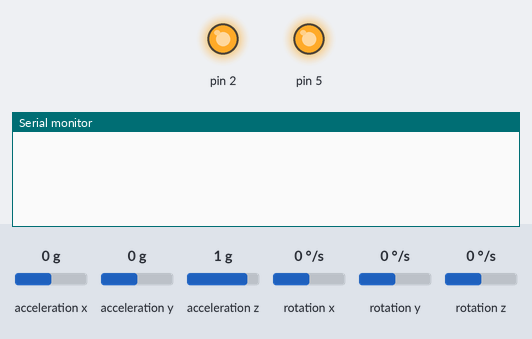
Simulated run of this sketch. Board: Arduino Uno, built with avr-gcc and run on an emulated ATmega328P. Shown: output pins drawn as LEDs (lit = HIGH), the last lines printed to the serial monitor. Wiring (inferred from the names in the program): MPU-6050 motion sensor at I2C address 0x68. The inputs (shaded band) are chosen by the test bench; at power-on: acceleration x 0 g, acceleration y 0 g, acceleration z 1 g, rotation x 0 °/s, rotation y 0 °/s, rotation z 0 °/s.

Above: at 2.2 s.
2.3 s: acceleration x set to -1.4 g
At 3.2 s:
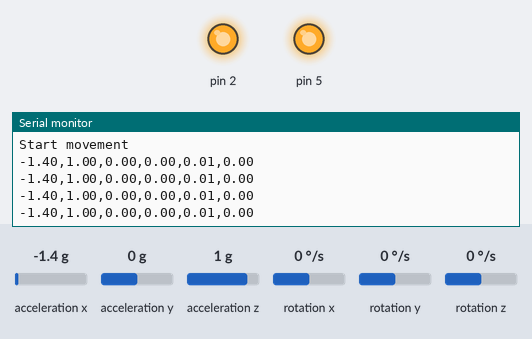
4.5 s: acceleration y set to 0.8 g
At 5.5 s:
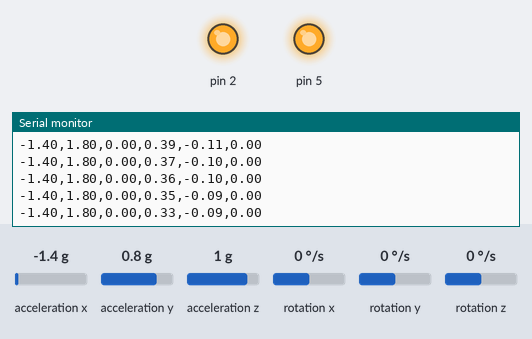
7.5 s: acceleration z set to 1.4 g
At 8.2 s:
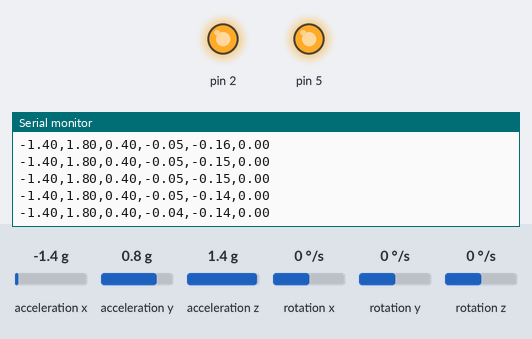
10.5 s: rotation x set to 100 °/s
At 11.5 s:
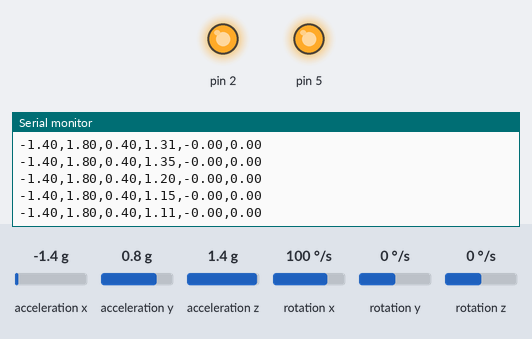
Timing chart, 0 to 13.5 s (numbered marks = the images above; inputs shaded):
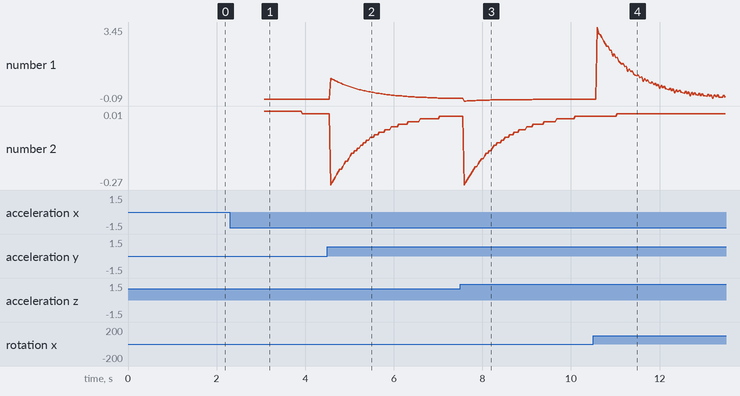

Measured:
- after the input at 2.3 s, the serial monitor: prints a new line after 0.76 s (image 1)
- after the input at 4.5 s, the serial monitor: prints a new line after 0.07 s (image 2)
- after the input at 7.5 s, the serial monitor: prints a new line after 0.09 s (image 3)
- after the input at 10.5 s, the serial monitor: prints a new line after 0.10 s (image 4)
- plotted number 1: 0 → 0.03 after the input at 4.5 s, 0 → 0.18 after the input at 10.5 s
- plotted number 2: 0 → -0.01 after the input at 4.5 s

The sketch:

mpuReader5.ino
```cpp
#include <Wire.h>
//#include <Thread.h>
//#include <ThreadController.h>

#define MPU6050_ACCEL_XOUT_H       0x3B
#define MPU6050_PWR_MGMT_1         0x6B
#define MPU6050_PWR_MGMT_2         0x6C
#define MPU6050_WHO_AM_I           0x75
#define MPU6050_I2C_ADDRESS 0x68


// Declare union for the registers and the axis values.
// The byte order does not match the byte order of
// the compiler and AVR chip.
// The AVR chip (on the Arduino board) has the Low Byte
// at the lower address.
// But the MPU-6050 has a different order: High Byte at
// lower address, so that has to be corrected.
// The register part "reg" is only used internally,
// and are swapped in code.
typedef union accel_t_gyro_union
{
  struct
  {
    uint8_t x_accel_h;
    uint8_t x_accel_l;
    uint8_t y_accel_h;
    uint8_t y_accel_l;
    uint8_t z_accel_h;
    uint8_t z_accel_l;
    uint8_t t_h;
    uint8_t t_l;
    uint8_t x_gyro_h;
    uint8_t x_gyro_l;
    uint8_t y_gyro_h;
    uint8_t y_gyro_l;
    uint8_t z_gyro_h;
    uint8_t z_gyro_l;
  } reg;
  struct
  {
    int x_accel;
    int y_accel;
    int z_accel;
    int temperature;
    int x_gyro;
    int y_gyro;
    int z_gyro;
  } value;
};

// Use the following global variables and access functions to help store the overall
// rotation angle of the sensor
unsigned long last_read_time;
float         last_x_angle;  // These are the filtered angles
float         last_y_angle;
float         last_z_angle;
float         last_gyro_x_angle;  // Store the gyro angles to compare drift
float         last_gyro_y_angle;
float         last_gyro_z_angle;

int countHigh = 0, countLow = 0;
long endMoveTime;
bool hasStarted = false, hasEnded = false;

void set_last_read_angle_data(unsigned long time, float x, float y, float z) {
  last_read_time = time;
  last_x_angle = x;
  last_y_angle = y;
  last_z_angle = z;
}

inline unsigned long get_last_time() {return last_read_time;}
inline float get_last_x_angle() {return last_x_angle;}
inline float get_last_y_angle() {return last_y_angle;}
inline float get_last_z_angle() {return last_z_angle;}
inline float get_last_gyro_x_angle() {return last_gyro_x_angle;}
inline float get_last_gyro_y_angle() {return last_gyro_y_angle;}
inline float get_last_gyro_z_angle() {return last_gyro_z_angle;}

//  Use the following global variables and access functions
//  to calibrate the acceleration sensor
float    base_x_accel;
float    base_y_accel;
float    base_z_accel;

float    base_x_gyro;
float    base_y_gyro;
float    base_z_gyro;
//
//ThreadController controller = ThreadController();
//Thread muscleSensorThread = Thread();

//void muscleSensorCallback() {
//  int sensorValue = analogRead(A2);
////  Serial.println(sensorValue);
//}

int read_gyro_accel_vals(uint8_t* accel_t_gyro_ptr) {
  // Read the raw values.
  // Read 14 bytes at once,
  // containing acceleration, temperature and gyro.
  // With the default settings of the MPU-6050,
  // there is no filter enabled, and the values
  // are not very stable.  Returns the error value

  accel_t_gyro_union* accel_t_gyro = (accel_t_gyro_union *) accel_t_gyro_ptr;

  int error = MPU6050_read (MPU6050_ACCEL_XOUT_H, (uint8_t *) accel_t_gyro, sizeof(*accel_t_gyro));

  // Swap all high and low bytes.
  // After this, the registers values are swapped,
  // so the structure name like x_accel_l does no
  // longer contain the lower byte.
  uint8_t swap;
  #define SWAP(x,y) swap = x; x = y; y = swap

  SWAP ((*accel_t_gyro).reg.x_accel_h, (*accel_t_gyro).reg.x_accel_l);
  SWAP ((*accel_t_gyro).reg.y_accel_h, (*accel_t_gyro).reg.y_accel_l);
  SWAP ((*accel_t_gyro).reg.z_accel_h, (*accel_t_gyro).reg.z_accel_l);
  SWAP ((*accel_t_gyro).reg.t_h, (*accel_t_gyro).reg.t_l);
  SWAP ((*accel_t_gyro).reg.x_gyro_h, (*accel_t_gyro).reg.x_gyro_l);
  SWAP ((*accel_t_gyro).reg.y_gyro_h, (*accel_t_gyro).reg.y_gyro_l);
  SWAP ((*accel_t_gyro).reg.z_gyro_h, (*accel_t_gyro).reg.z_gyro_l);

  return error;
}

// The sensor should be motionless on a horizontal surface
//  while calibration is happening
void calibrate_sensors() {
  int                   num_readings = 10;
  float                 x_accel = 0;
  float                 y_accel = 0;
  float                 z_accel = 0;
  float                 x_gyro = 0;
  float                 y_gyro = 0;
  float                 z_gyro = 0;
  accel_t_gyro_union    accel_t_gyro;

  //Serial.println("Starting Calibration");

  // Discard the first set of values read from the IMU
  read_gyro_accel_vals((uint8_t *) &accel_t_gyro);

  // Read and average the raw values from the IMU
  for (int i = 0; i < num_readings; i++) {
    read_gyro_accel_vals((uint8_t *) &accel_t_gyro);
    x_accel += accel_t_gyro.value.x_accel;
    y_accel += accel_t_gyro.value.y_accel;
    z_accel += accel_t_gyro.value.z_accel;
    x_gyro += accel_t_gyro.value.x_gyro;
    y_gyro += accel_t_gyro.value.y_gyro;
    z_gyro += accel_t_gyro.value.z_gyro;
    delay(100);
  }
  x_accel /= num_readings;
  y_accel /= num_readings;
  z_accel /= num_readings;
  x_gyro /= num_readings;
  y_gyro /= num_readings;
  z_gyro /= num_readings;

  // Store the raw calibration values globally
  base_x_accel = x_accel;
  base_y_accel = y_accel;
  base_z_accel = z_accel;
  base_x_gyro = x_gyro;
  base_y_gyro = y_gyro;
  base_z_gyro = z_gyro;

  //Serial.println("Finishing Calibration");
}

int i = 0;
void setup()
{
  int error;
  uint8_t c;


  Serial.begin(9600);
  /*
  Serial.println(F("InvenSense MPU-6050"));
  Serial.println(F("June 2012"));
  */
  // Initialize the 'Wire' class for the I2C-bus.
  Wire.begin();


  // default at power-up:
  //    Gyro at 250 degrees second
  //    Acceleration at 2g
  //    Clock source at internal 8MHz
  //    The device is in sleep mode.
  //

  error = MPU6050_read (MPU6050_WHO_AM_I, &c, 1);
  /*
  Serial.print(F("WHO_AM_I : "));
  Serial.print(c,HEX);
  Serial.print(F(", error = "));
  Serial.println(error,DEC);
  */

  // According to the datasheet, the 'sleep' bit
  // should read a '1'. But I read a '0'.
  // That bit has to be cleared, since the sensor
  // is in sleep mode at power-up. Even if the
  // bit reads '0'.
  error = MPU6050_read (MPU6050_PWR_MGMT_2, &c, 1);
  /*
  Serial.print(F("PWR_MGMT_2 : "));
  Serial.print(c,HEX);
  Serial.print(F(", error = "));
  Serial.println(error,DEC);
  */

  // Clear the 'sleep' bit to start the sensor.
  MPU6050_write_reg (MPU6050_PWR_MGMT_1, 0);

  //Initialize the angles
  calibrate_sensors();
  set_last_read_angle_data(millis(), 0, 0, 0);
//  endMoveTime = millis();

//  muscleSensorThread.onRun(muscleSensorCallback);
//  muscleSensorThread.setInterval(1);
//  controller.add(&muscleSensorThread);
  pinMode(5, OUTPUT);
  digitalWrite(5, HIGH);
  pinMode(2, OUTPUT);
  digitalWrite(2, HIGH);
}


void loop()
{
//  controller.run();
  int error;
  double dT;
  accel_t_gyro_union accel_t_gyro;

  /*
  Serial.println(F(""));
  Serial.println(F("MPU-6050"));
  */

  // Read the raw values.
  error = read_gyro_accel_vals((uint8_t*) &accel_t_gyro);

  // Get the time of reading for rotation computations
  unsigned long t_now = millis();

/*
  Serial.print(F("Read accel, temp and gyro, error = "));
  Serial.println(error,DEC);


  // Print the raw acceleration values
  Serial.print(F("accel x,y,z: "));
  Serial.print(accel_t_gyro.value.x_accel, DEC);
  Serial.print(F(", "));
  Serial.print(accel_t_gyro.value.y_accel, DEC);
  Serial.print(F(", "));
  Serial.print(accel_t_gyro.value.z_accel, DEC);
  Serial.println(F(""));
*/

  // The temperature sensor is -40 to +85 degrees Celsius.
  // It is a signed integer.
  // According to the datasheet:
  //   340 per degrees Celsius, -512 at 35 degrees.
  // At 0 degrees: -512 - (340 * 35) = -12412
/*
  Serial.print(F("temperature: "));
  dT = ( (double) accel_t_gyro.value.temperature + 12412.0) / 340.0;
  Serial.print(dT, 3);
  Serial.print(F(" degrees Celsius"));
  Serial.println(F(""));


  // Print the raw gyro values.
  Serial.print(F("raw gyro x,y,z : "));
  Serial.print(accel_t_gyro.value.x_gyro, DEC);
  Serial.print(F(", "));
  Serial.print(accel_t_gyro.value.y_gyro, DEC);
  Serial.print(F(", "));
  Serial.print(accel_t_gyro.value.z_gyro, DEC);
  Serial.print(F(", "));
  Serial.println(F(""));
*/

  // Convert gyro values to degrees/sec
  float FS_SEL = 131;
  float gyro_x = (accel_t_gyro.value.x_gyro - base_x_gyro)/FS_SEL;
  float gyro_y = (accel_t_gyro.value.y_gyro - base_y_gyro)/FS_SEL;
  float gyro_z = (accel_t_gyro.value.z_gyro - base_z_gyro)/FS_SEL;


  // Convert accel values to 'G'
  float G_CONVERT = 16384;
  float accel_x = accel_t_gyro.value.x_accel;
  float accel_y = accel_t_gyro.value.y_accel;
  float accel_z = accel_t_gyro.value.z_accel;
  float accel_x2 = (accel_x - base_x_accel) / G_CONVERT;
  float accel_y2 = (accel_y - base_y_accel) / G_CONVERT + 1;
  float accel_z2 = (accel_z - base_z_accel) / G_CONVERT;

  // Get angle values from accelerometer
  float RADIANS_TO_DEGREES = 180/3.14159;
  float accel_angle_y = atan(-1*accel_x/sqrt(pow(accel_y,2) + pow(accel_z,2)))*RADIANS_TO_DEGREES;
  float accel_angle_x = atan(accel_y/sqrt(pow(accel_x,2) + pow(accel_z,2)))*RADIANS_TO_DEGREES;

  float accel_angle_z = 0;

  // Compute the gyro angles
  float dt =(t_now - get_last_time())/1000.0;
  float gyro_angle_x = gyro_x*dt + get_last_x_angle();
  float gyro_angle_y = gyro_y*dt + get_last_y_angle();
  float gyro_angle_z = gyro_z*dt + get_last_z_angle();

////  // Compute the drifting gyro angles
//  float unfiltered_gyro_angle_x = gyro_x*dt + get_last_gyro_x_angle();
//  float unfiltered_gyro_angle_y = gyro_y*dt + get_last_gyro_y_angle();
//  float unfiltered_gyro_angle_z = gyro_z*dt + get_last_gyro_z_angle();

  // Apply the complementary filter
  float alpha = 0.96;
  float angle_x = alpha*gyro_angle_x + (1.0 - alpha)*accel_angle_x;
  float angle_y = alpha*gyro_angle_y + (1.0 - alpha)*accel_angle_y;
  float angle_z = gyro_angle_z;  //Accelerometer doesn't give z-angle

  float angle_x2 = angle_x - last_x_angle;
  float angle_y2 = angle_y - last_y_angle;
  float angle_z2 = angle_z - last_z_angle;

  // Update the saved data with the latest values
  set_last_read_angle_data(t_now, angle_x, angle_y, angle_z);
  // Send the data to the serial port
//  Serial.print(F("DEL:"));              //Delta T
//  Serial.print(dt, DEC);
//  Serial.print(F("#ACC:"));              //Acceleration
//  Serial.print(accel_x2, 2);
//  Serial.print(F(","));
//  Serial.print(accel_y2, 2);
//  Serial.print(F(","));
//  Serial.print(accel_z2, 2);
//  Serial.print(F("#GYR:"));             //Filtered angle
//  Serial.print(F(","));
//  Serial.print(angle_x2, 2);
//  Serial.print(F(","));
//  Serial.print(angle_y2, 2);
//  Serial.print(F(","));
//  Serial.println(angle_z2, 2);
//  Serial.println(F(""));
  if((abs(accel_x2) + abs(accel_y2) + abs(accel_z2) > 1.9)
  || (abs(angle_x2) + abs(angle_y2) + abs(angle_z2) > 0.5)
  || (abs(accel_z2) > 0.9 && abs(accel_x2) < 0.2 && abs(accel_y2) < 0.2)){ // when doing scarecrow dance move
    countHigh++;
    if(countHigh == 4) {
      countHigh = 0;
      if(millis() - endMoveTime >= 2000 && hasStarted == false) {
        Serial.println("Start movement");
        hasStarted = true;
        hasEnded = false;
      }
    }
    countLow = 0;
  }
  else {
    countLow++;
    if(countLow == 4 && hasEnded == false) {
      countLow = 0;
      endMoveTime = millis();
      hasEnded = true;
      hasStarted = false;
    }
    countHigh = 0;
  }
  if(hasStarted == true) {
    Serial.print(accel_x2, 2);
    Serial.print(F(","));
    Serial.print(accel_y2, 2);
    Serial.print(F(","));
    Serial.print(accel_z2, 2);
    Serial.print(F(","));
    Serial.print(angle_x2, 2);
    Serial.print(F(","));
    Serial.print(angle_y2, 2);
    Serial.print(F(","));
    Serial.println(angle_z2, 2);
  }
  // Delay so we don't swamp the serial port
  while(millis() - t_now < 5) {}
//  Serial.println(millis() - t_now);
}


// --------------------------------------------------------
// MPU6050_read
//
// This is a common function to read multiple bytes
// from an I2C device.
//
// It uses the boolean parameter for Wire.endTransMission()
// to be able to hold or release the I2C-bus.
// This is implemented in Arduino 1.0.1.
//
// Only this function is used to read.
// There is no function for a single byte.
//
int MPU6050_read(int start, uint8_t *buffer, int size)
{
  int i, n, error;

  Wire.beginTransmission(MPU6050_I2C_ADDRESS);
  n = Wire.write(start);
  if (n != 1)
    return (-10);

  n = Wire.endTransmission(false);    // hold the I2C-bus
  if (n != 0)
    return (n);

  // Third parameter is true: relase I2C-bus after data is read.
  Wire.requestFrom(MPU6050_I2C_ADDRESS, size, true);
  i = 0;
  while(Wire.available() && i<size)
  {
    buffer[i++]=Wire.read();
  }
  if ( i != size)
    return (-11);

  return (0);  // return : no error
}


// --------------------------------------------------------
// MPU6050_write
//
// This is a common function to write multiple bytes to an I2C device.
//
// If only a single register is written,
// use the function MPU_6050_write_reg().
//
// Parameters:
//   start : Start address, use a define for the register
//   pData : A pointer to the data to write.
//   size  : The number of bytes to write.
//
// If only a single register is written, a pointer
// to the data has to be used, and the size is
// a single byte:
//   int data = 0;        // the data to write
//   MPU6050_write (MPU6050_PWR_MGMT_1, &c, 1);
//
int MPU6050_write(int start, const uint8_t *pData, int size)
{
  int n, error;

  Wire.beginTransmission(MPU6050_I2C_ADDRESS);
  n = Wire.write(start);        // write the start address
  if (n != 1)
    return (-20);

  n = Wire.write(pData, size);  // write data bytes
  if (n != size)
    return (-21);

  error = Wire.endTransmission(true); // release the I2C-bus
  if (error != 0)
    return (error);

  return (0);         // return : no error
}

// --------------------------------------------------------
// MPU6050_write_reg
//
// An extra function to write a single register.
// It is just a wrapper around the MPU_6050_write()
// function, and it is only a convenient function
// to make it easier to write a single register.
//
int MPU6050_write_reg(int reg, uint8_t data)
{
  int error;

  error = MPU6050_write(reg, &data, 1);

  return (error);
}
```
